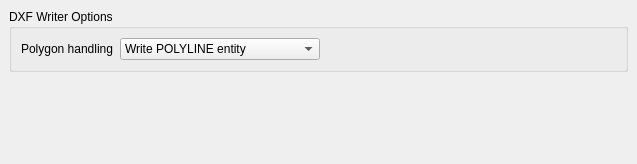
<ui version="4.0" >
 <class>DXFWriterOptionPage</class>
 <widget class="QWidget" name="DXFWriterOptionPage" >
  <property name="geometry" >
   <rect>
    <x>0</x>
    <y>0</y>
    <width>637</width>
    <height>164</height>
   </rect>
  </property>
  <property name="windowTitle" >
   <string>Form</string>
  </property>
  <layout class="QVBoxLayout" >
   <property name="margin" >
    <number>9</number>
   </property>
   <property name="spacing" >
    <number>6</number>
   </property>
   <item>
    <widget class="QGroupBox" name="groupBox" >
     <property name="title" >
      <string>DXF Writer Options</string>
     </property>
     <layout class="QGridLayout" >
      <property name="margin" >
       <number>9</number>
      </property>
      <property name="spacing" >
       <number>6</number>
      </property>
      <item row="0" column="0" >
       <widget class="QLabel" name="label" >
        <property name="text" >
         <string>Polygon handling</string>
        </property>
       </widget>
      </item>
      <item row="0" column="2" >
       <spacer>
        <property name="orientation" >
         <enum>Qt::Horizontal</enum>
        </property>
        <property name="sizeHint" >
         <size>
          <width>371</width>
          <height>20</height>
         </size>
        </property>
       </spacer>
      </item>
      <item row="0" column="1" >
       <widget class="QComboBox" name="polygon_mode_cbx" >
        <item>
         <property name="text" >
          <string>Write POLYLINE entity</string>
         </property>
        </item>
        <item>
         <property name="text" >
          <string>Write LWPOLYLINE entity</string>
         </property>
        </item>
        <item>
         <property name="text" >
          <string>Decompose into SOLID entities</string>
         </property>
        </item>
        <item>
         <property name="text" >
          <string>Write HATCH entity</string>
         </property>
        </item>
        <item>
         <property name="text" >
          <string>Write LINE entity</string>
         </property>
        </item>
       </widget>
      </item>
     </layout>
    </widget>
   </item>
   <item>
    <spacer>
     <property name="orientation" >
      <enum>Qt::Vertical</enum>
     </property>
     <property name="sizeHint" >
      <size>
       <width>601</width>
       <height>20</height>
      </size>
     </property>
    </spacer>
   </item>
  </layout>
 </widget>
 <resources/>
 <connections/>
</ui>
